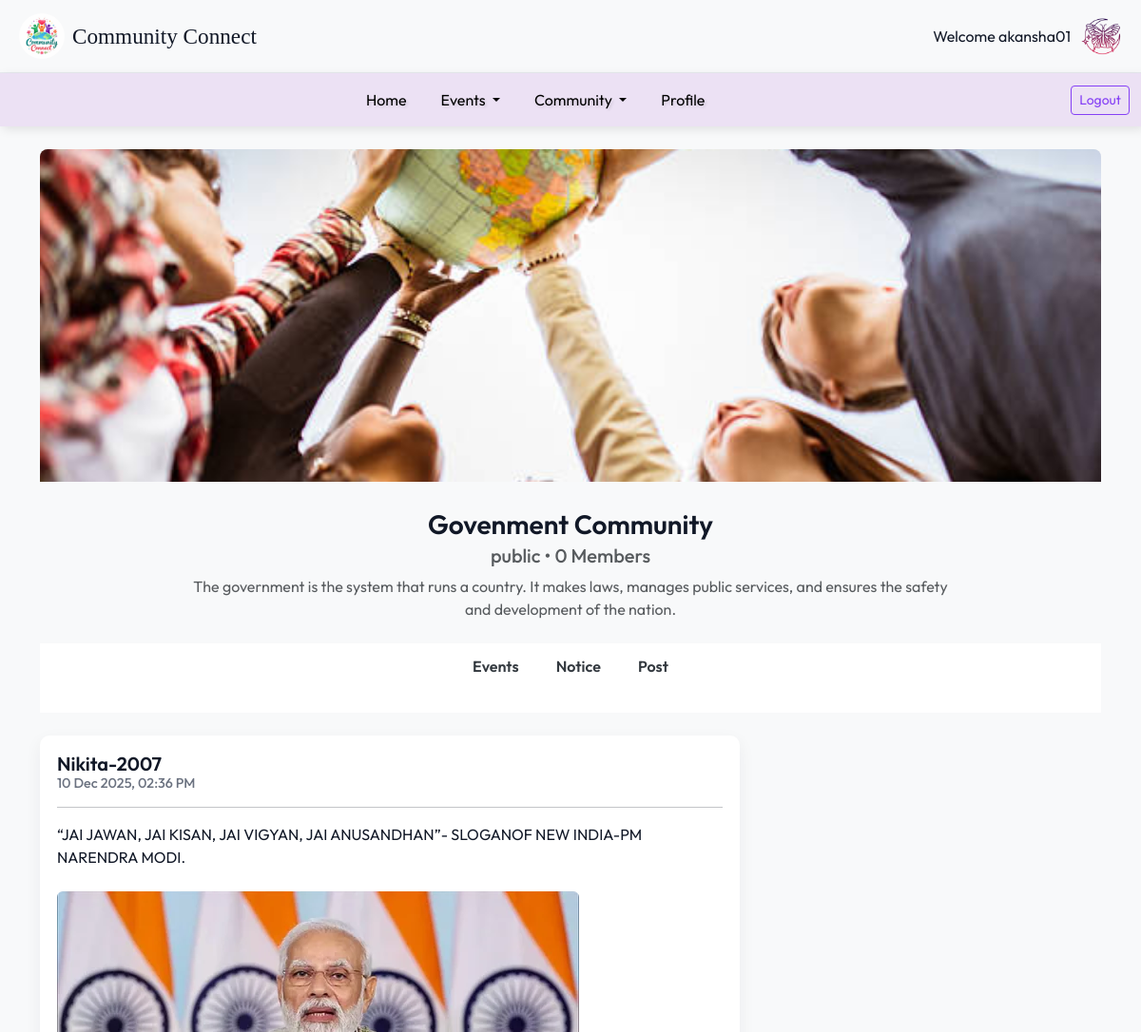
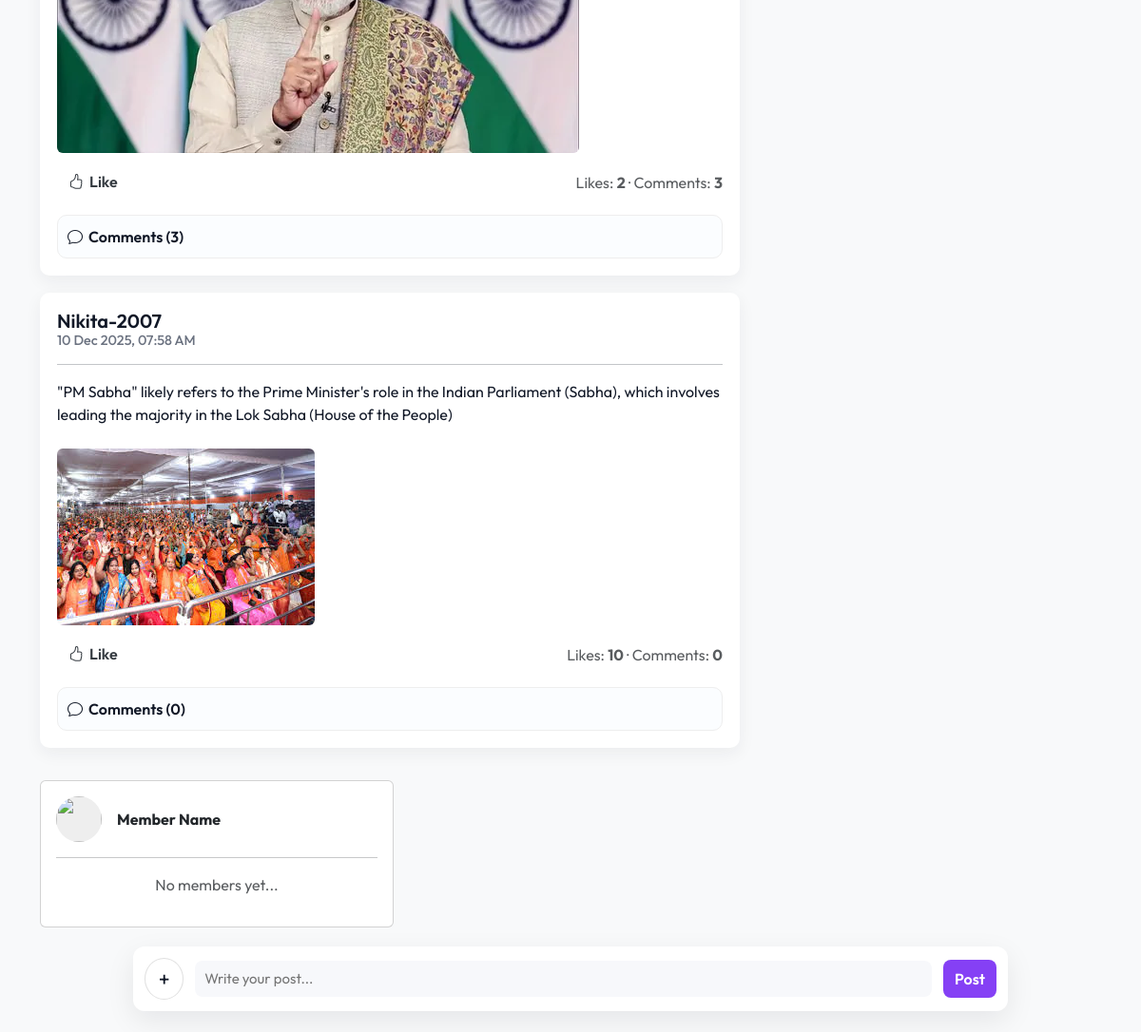
/com-Post.php?id=8 (signed in), run on the app's committed database (2 pictures, top to bottom).
### tables this page shows
CREATE TABLE `communities` (
  `id` int(11) NOT NULL,
  `community_name` varchar(255) NOT NULL,
  `category` varchar(100) NOT NULL,
  `other_category` varchar(100) DEFAULT NULL,
  `privacy` varchar(100) NOT NULL,
  `image` varchar(255) DEFAULT NULL,
  `district` varchar(100) NOT NULL,
  `about` varchar(300) DEFAULT NULL,
  `created_at` timestamp NOT NULL DEFAULT current_timestamp(),
  `created_by` int(11) NOT NULL
);

CREATE TABLE `posts` (
  `id` int(11) NOT NULL,
  `community_id` int(11) NOT NULL,
  `user_id` int(11) NOT NULL,
  `post` varchar(300) NOT NULL,
  `content` text NOT NULL,
  `likes` int(11) NOT NULL DEFAULT 0,
  `created_at` timestamp NOT NULL DEFAULT current_timestamp(),
  `comments` int(11) DEFAULT 0
);

CREATE TABLE `users` (
  `user_id` int(11) NOT NULL,
  `full_name` varchar(100) NOT NULL,
  `username` varchar(50) NOT NULL,
  `email` varchar(100) NOT NULL,
  `password` varchar(255) NOT NULL,
  `confirm_password` varchar(255) NOT NULL,
  `role` varchar(100) NOT NULL,
  `district` varchar(100) NOT NULL,
  `bio` varchar(300) NOT NULL,
  `created_at` timestamp NOT NULL DEFAULT current_timestamp()
);

### com-Post.php (the view, shortened to what this page needs)
 <?php
    include 'userHead.php';
    ?>
 <?php
$conn = mysqli_connect("localhost", "root", "", "community_connect");
$id = $_POST['id'] ?? ($_GET['id'] ?? 0);
$id = intval($id);
?>
 <?php
$post_query = mysqli_query($conn, "
    SELECT posts.*, users.username
    FROM posts
    JOIN users ON users.user_id = posts.user_id
    WHERE posts.community_id = $id
    ORDER BY posts.id DESC
");
?>
 <!DOCTYPE html>
 <html lang="en">
 <head>
     <link href="https://cdn.jsdelivr.net/npm/bootstrap@5.3.8/dist/css/bootstrap.min.css" rel="stylesheet" />
     <link rel="stylesheet" href="userStyle.css">
     <link rel="stylesheet" href="comStyle.css">
     <link href="https://cdn.jsdelivr.net/npm/bootstrap-icons@1.10.5/font/bootstrap-icons.css" rel="stylesheet" />
 </head>
 <body>
     <?php
    include 'userNav.php';
    ?>
     <div class="container container-top">
         <?php
        $active = 'com-Post';
        include 'comHead.php';
        ?>
         <div class="row gx-4">
             <div class="col-lg-8 col-12 mt-4">
                 <?php
        while ($row = mysqli_fetch_assoc($post_query)):
    ?>
                 <div class="post">
                     <div class="postHead">
                         <h5><?= htmlspecialchars($row['username']) ?></h5>
                         <h6><?= date("d M Y, h:i A", strtotime($row['created_at'])) ?></h6>
                     </div>
                     <hr>
                     <div class="postContent">
                         <p><?= nl2br(htmlspecialchars($row['content'])) ?></p>
                         <?php if (!empty($row['post'])): ?>
                         <img src="<?= $row['post'] ?>" class="img-fluid rounded mt-2"
                             style="max-height: 350px; object-fit: cover;">
                         <?php endif; ?>
                     </div>
                     <div class="d-flex align-items-center mt-2">
                         <form action="like.php" method="post" class="me-3 like-form">
                             <button type="submit" class="like-btn">
                                 <i class="bi bi-hand-thumbs-up"></i> Like
                             </button>
                         </form>
                         <div class="ms-auto text-muted">
                             Likes: <strong><?= $row['likes'] ?? 0 ?></strong> ·
                             Comments: <strong><?= $row['comments'] ?? 0 ?></strong>
                         </div>
                     </div>
                     <details>
                         <summary>
                             <i class="bi bi-chat"></i> Comments (<?= $row['comments'] ?? 0 ?>)
                         </summary>
                     </details>
                 </div>
                 <?php endwhile; ?>
             </div>
             <form id="createPostForm" method="post" enctype="multipart/form-data"
                 action="com-Post.php?id=<?= $community['id'];?>">
                 <div class="composer-fixed" aria-hidden="false">
                     <div class="composer-inner">
                         <div class="composer-left">
                             <label for="imageInput" class="add-btn" title="Add photos">+</label>
                             <input type="text" name="post_text" class="composer-input" placeholder="Write your post..."
                                 aria-label="Write your post" required>
                         </div>
                         <div class="composer-actions">
                             <button type="submit" class="btn-post">Post</button>
                         </div>
                     </div>
                 </div>
             </form>
         </div>
         <div class="col-lg-4 col-12">
             <div class="sticky-right">
                 <div class="card mb-3">
                     <div class="card-body">
                         <div class="d-flex align-items-center">
                             <img src="#" width="48" height="48" style="border-radius:50%;background:#eee;">
                             <div class="ms-3">
                                 <strong>Member Name</strong>
                             </div>
                         </div>
                         <hr>
                         <p class="text-muted text-center">No members yet...</p>
                     </div>
                 </div>
             </div>
         </div>
     </div>
 </body>
 </html>

### userHead.php (shortened to what this page needs)
<?php
  $username='Guest';
    if (isset($_SESSION['login_user'])) {
    $username = $_SESSION['login_user']['username'];
}
?>
<div class="initial">
    <div id="brand" class="d-flex align-items-center">
        <img src="lg.png" class="brand-logo" alt="logo">
        <span class="brand-text">Community Connect</span>
    </div>
    <div id="user" class="d-flex align-items-center">
        <span class="user-name">
            Welcome <?php echo $username; ?>
        </span>
        <img src="user.png" class="user-icon" alt="User Icon">
    </div>
</div>

### userNav.php (shortened to what this page needs)
<nav class="navbar navbar-expand-lg navbar-light nav-color">
    <div class="nav container-fluid d-flex align-items-center justify-content-between">
        <div class="collapse navbar-collapse" id="nav">
            <ul class="navbar-nav mb-2 mb-lg-0">
                <li class="nav-item"><a class="nav-link <?php if ($active == 'home') echo 'active'; ?>"
                        aria-current="page" href="Dashboard.php">Home</a></li>
                <li class="nav-item dropdown <?php
                                                if (in_array($active, ['exploreEvent', 'myEvent']))
                                                    echo 'active'; ?>">
                    <a class="nav-link dropdown-toggle" role="button" data-bs-toggle="dropdown" aria-expanded="false">
                        Events
                    </a>
                </li>
                <li
                    class="nav-item dropdown <?php
                                                if (in_array($active, ['exploreCommunity', 'myCommunity'])) echo 'active'; ?>">
                    <a class="nav-link dropdown-toggle" role="button" data-bs-toggle="dropdown" aria-expanded="false">
                        Community
                    </a>
                </li>
                <li class="nav-item"><a class="nav-link <?php if ($active == 'profile') echo 'active'; ?>"
                        href="Profile.php">Profile</a></li>
            </ul>
            <div class="d-flex align-items-center gap-2">
                <a href="logout.php" class="btn btn-outline-indigo btn-sm">Logout</a>
            </div>
        </div>
    </div>
</nav>

### comHead.php (shortened to what this page needs)
<?php
$conn = mysqli_connect("localhost", "root", "", "community_connect");
$community_id = intval($_GET['id']);
$com_query = "
    SELECT * FROM communities
    WHERE id = $community_id
";
$com_res = mysqli_query($conn, $com_query);
$community = mysqli_fetch_assoc($com_res);
?>
<div class="com-banner mt-4 mb-1">
    <img class="com-banner-img" src="<?php echo $community['image']; ?>"
        alt="<?php echo $community['community_name']; ?>">
</div>
<div class="com-head d-flex flex-column align-items-center justify-content-center py-4">
    <h2><?php echo $community['community_name']; ?></h2>
    <h5 class="text-muted"><?php echo $community['privacy']; ?> • 0 Members</h5>
    <p class="text-muted"><?php echo $community['about']; ?></p>
</div>
<nav class="com-nav">
    <ul class="nav com-nav-ul mb-4">
        <li class="nav-item">
            <a class="nav-link <?php if ($active == 'com-Events') echo 'active'; ?>" href="com-Events.php?id=<?= $community['id']; ?>">Events</a>
        </li>
        <li class="nav-item">
            <a class="nav-link <?php if ($active == 'com-Notice') echo 'active'; ?>" href="com-Notice.php?id=<?= $community['id']; ?>">Notice</a>
        </li>
        <li class="nav-item">
            <a class="nav-link" href="com-Post.php?id=<?= $community['id']; ?>" >Post</a>
        </li>
    </ul>
</nav>

### userStyle.css (style rules this page uses)
.navbar { box-shadow: 3px 3px 10px rgba(0, 0, 0, 0.1); }
.nav-color { background-color: hsla(281, 54%, 52%, 0.13); }
.navbar-light .navbar-nav .nav-link { color: black !important; font-weight: 400; }
.navbar-nav { margin: 0 auto; gap: 20px; text-shadow: 2px 2px 3px rgba(0, 0, 0, 0.1); }
.initial { display: flex; justify-content: space-between; align-items: center; padding: 14px 20px; background-color: #f8f9fa; border-bottom: 1px solid #e6e9ee; }
#brand .brand-text { font-family: "Handlee", cursive; font-size: 1.45rem; margin-left: 8px; }
#brand .brand-logo { width: 48px; height: 48px; object-fit: cover; border-radius: 50%; }
#user .user-name { font-family: "Outfit", sans-serif; font-size: 1rem; margin-right: 10px; display: inline-block; vertical-align: middle; }
#user .user-icon { width: 44px; height: 44px; object-fit: cover; border-radius: 50%; vertical-align: middle; }
.btn-outline-indigo { color: #8540f5; border-color: #8540f5; }

### comStyle.css (style rules this page uses)
.com-banner { width: 100%; height: 350px; background: #f0f0f0; display: flex; align-items: center; justify-content: center; border-top-left-radius: 8px; border-top-right-radius: 8px; overflow: hidden; }
.com-banner-img { width: 100%; height: 100%; object-fit: cover; }
.com-head { text-align: center; padding: 1.5rem 1rem; }
.com-head h2 { margin-bottom: 0.25rem; font-weight: 600; font-size: 28px; }
.com-head h5, .com-head p { margin: 0; color: #6b7280; }
.com-head p { margin-top: 0.5rem; max-width: 820px; margin-left: auto; margin-right: auto; }
.com-nav { background: #fff; padding: 0.35rem 0; }
.com-nav-ul { display: flex; justify-content: center; gap: 1.25rem; padding-left: 0; margin-bottom: 0; }
.com-nav-ul li { list-style: none; }
.com-nav-ul .nav-link { color: #343a40; padding: 0.45rem 0.6rem; font-weight: 600; border-radius: 6px; display: inline-block; }

### com-Post.php (style rules this page uses)
body { font-family: 'Outfit', sans-serif; background: #f8f9fa; color: #111827; margin: 0 0 110px 0; }
.post { border: none; border-radius: 10px; background: #fff; box-shadow: 0 6px 18px rgba(31, 41, 55, 0.06); padding: 18px; margin-bottom: 1.1rem; }
.postHead h5 { margin: 0; font-weight: 600; }
.postHead h6 { margin: 0; color: #6b7280; font-size: .9rem; }
.postContent { margin-top: .75rem; }
.composer-fixed { position: fixed; left: 50%; transform: translateX(-50%); bottom: 14px; z-index: 1200; width: calc(100% - 32px); max-width: 920px; background: transparent; pointer-events: none; }
.composer-inner { pointer-events: auto; background: #fff; border-radius: 12px; padding: 12px; box-shadow: 0 10px 30px rgba(12, 18, 28, 0.08); display: flex; gap: 12px; align-items: center; }
.composer-left { display: flex; align-items: center; gap: 12px; min-width: 0; flex: 1; }
.add-btn { width: 44px; height: 44px; border-radius: 50%; border: 1px solid rgba(0, 0, 0, 0.12); display: flex; align-items: center; justify-content: center; font-size: 22px; background: #fff; cursor: pointer; }
.composer-input { border: none; outline: none; width: 100%; font-size: 15px; padding: 8px 10px; border-radius: 8px; background: #f7f8fb; }
.composer-actions { display: flex; align-items: center; gap: 8px; }
.btn-post { background: #8540f5; color: #fff; border: 0; padding: 8px 12px; border-radius: 8px; font-weight: 600; cursor: pointer; }
.sticky-right { position: sticky; top: 20px; }
details { margin-top: 12px; background: #fbfdff; border: 1px solid #eee; padding: 10px; border-radius: 10px; }
summary { cursor: pointer; font-weight: 600; display: flex; align-items: center; gap: 6px; }
.like-btn { background: none; border: none; margin-top: 5px; margin-bottom: -10px; padding: 0; color: #343a40; font-weight: 600; display: flex; align-items: center; gap: 6px; cursor: pointer; }
.like-btn { background-color: #fff; padding: 5px 12px; cursor: pointer; transition: transform 0.2s, color 0.2s; }

### data on the page
communities: image (picture), community_name "Govenment Community", privacy "public", about "The government is the system that runs a country. It makes laws, manages public services, and ensures the safety and development of the nation."
posts: user.username "Nikita-2007", created_at "10 Dec 2025, 02:36 PM", content "“JAI JAWAN, JAI KISAN, JAI VIGYAN, JAI ANUSANDHAN”- SLOGANOF NEW INDIA-PM NARENDRA MODI.", post (picture), likes "2", comments "3"
posts: user.username "Nikita-2007", created_at "10 Dec 2025, 07:58 AM", content "\"PM Sabha\" likely refers to the Prime Minister's role in the Indian Parliament (Sabha), which involves leading the majority in the Lok Sabha (House of the People)", post (picture), likes "10", comments "0"

### other printed values
$username "akansha01"
